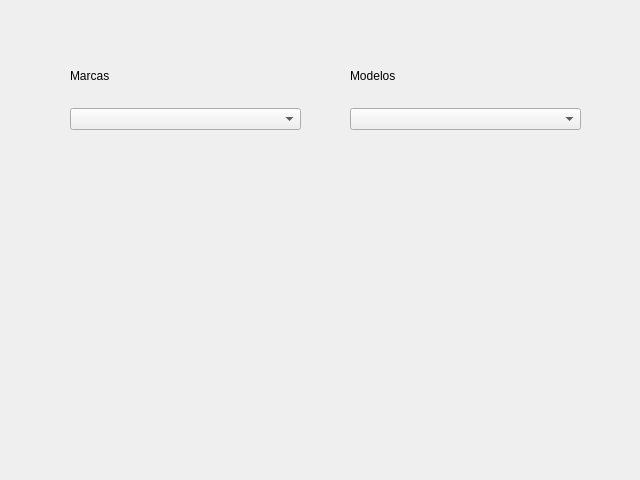
<?xml version="1.0" encoding="UTF-8"?>
<ui version="4.0">
 <class>form</class>
 <widget class="QWidget" name="form">
  <property name="geometry">
   <rect>
    <x>0</x>
    <y>0</y>
    <width>640</width>
    <height>480</height>
   </rect>
  </property>
  <property name="windowTitle">
   <string>Bound ComboBox</string>
  </property>
  <widget class="QWidget" name="verticalLayoutWidget">
   <property name="geometry">
    <rect>
     <x>70</x>
     <y>50</y>
     <width>231</width>
     <height>80</height>
    </rect>
   </property>
   <layout class="QVBoxLayout" name="verticalLayout">
    <item>
     <widget class="QLabel" name="label">
      <property name="text">
       <string>Marcas</string>
      </property>
     </widget>
    </item>
    <item>
     <widget class="QComboBox" name="combo_mar"/>
    </item>
   </layout>
  </widget>
  <widget class="QWidget" name="verticalLayoutWidget_2">
   <property name="geometry">
    <rect>
     <x>350</x>
     <y>50</y>
     <width>231</width>
     <height>80</height>
    </rect>
   </property>
   <layout class="QVBoxLayout" name="verticalLayout_2">
    <item>
     <widget class="QLabel" name="label_2">
      <property name="text">
       <string>Modelos</string>
      </property>
     </widget>
    </item>
    <item>
     <widget class="QComboBox" name="combo_mod"/>
    </item>
   </layout>
  </widget>
 </widget>
 <resources/>
 <connections/>
</ui>
